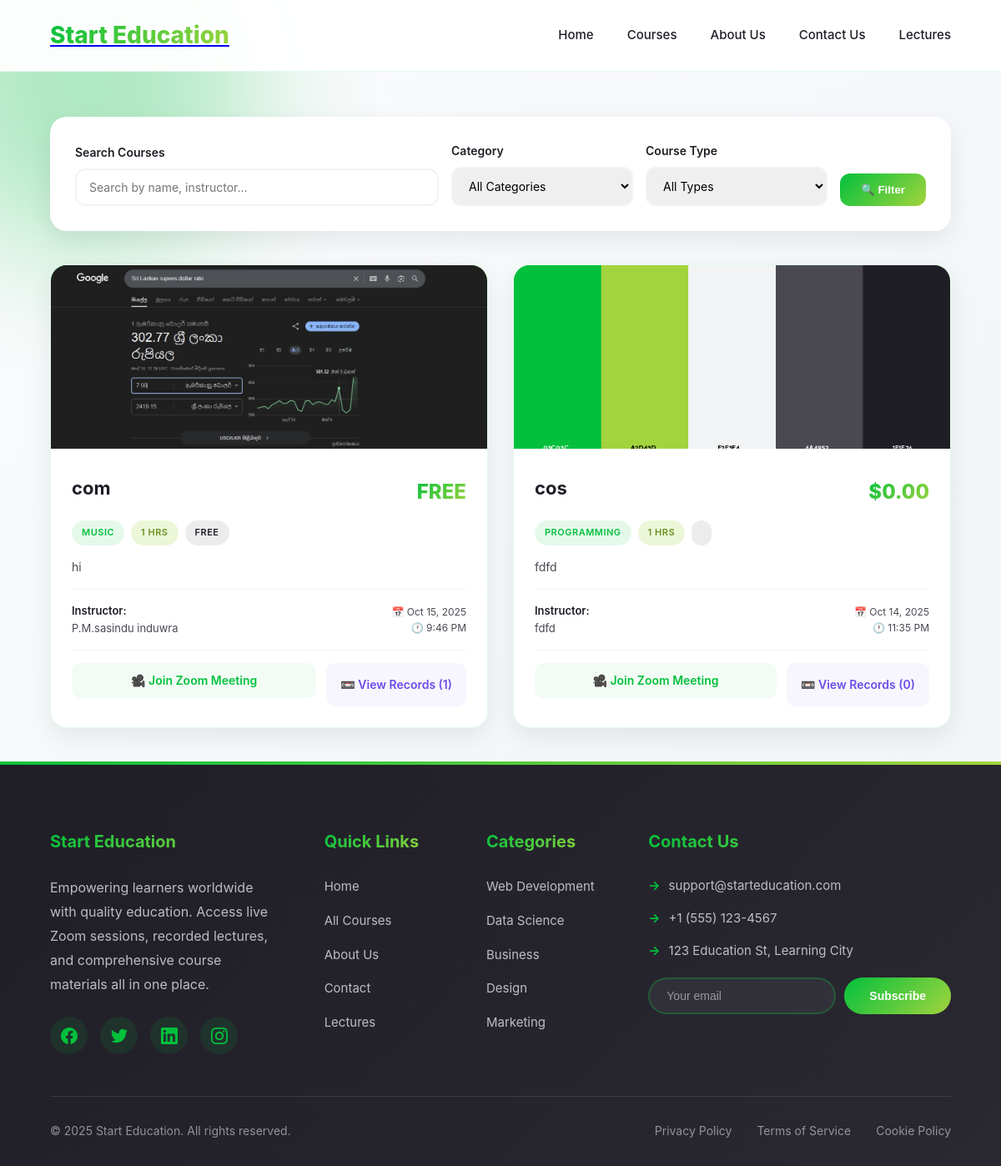
The page /view_courses.php on the database its author committed.
### tables this page shows
CREATE TABLE `courses` (
  `id` int(11) NOT NULL,
  `course_name` varchar(255) NOT NULL,
  `course_description` text NOT NULL,
  `instructor` varchar(255) NOT NULL,
  `category` varchar(100) NOT NULL,
  `duration` int(11) NOT NULL,
  `course_type` enum('paid','free') NOT NULL DEFAULT 'paid',
  `price` decimal(10,2) NOT NULL DEFAULT 0.00,
  `start_date` date NOT NULL,
  `start_time` time NOT NULL,
  `course_image` varchar(500) DEFAULT NULL,
  `zoom_link` varchar(500) DEFAULT NULL,
  `created_at` timestamp NOT NULL DEFAULT current_timestamp(),
  `updated_at` timestamp NOT NULL DEFAULT current_timestamp() ON UPDATE current_timestamp()
);

### view_courses.php (the view, shortened to what this page needs)
<?php
$server = "localhost";
$user = "root";
$password = "";
$database = "start_education";
$conn = mysqli_connect($server, $user, $password, $database);
$searchTerm = isset($_GET['search']) ? mysqli_real_escape_string($conn, $_GET['search']) : '';
$query = "SELECT * FROM courses WHERE 1=1";
$query .= " ORDER BY start_date DESC, start_time DESC";
$result = mysqli_query($conn, $query);
$courses = [];
if ($result) {
    while ($row = mysqli_fetch_assoc($result)) {
        $courses[] = $row;
    }
}
?>
<!DOCTYPE html>
<html lang="en">
<head>
    <link rel="stylesheet" href="css/style.css">
</head>
<body>
  <div class="container">
    <div class="bg-animation">
        <div class="orb orb2"></div>
    </div>
    <header id="header">
        <div class="header-content">
            <a href="index.html">
            <div class="logo">Start Education</div>
            </a>
            <nav>
                <a href="index.php">home</a>
                <a href="view_courses.php">courses</a>
                <a href="about_us.php">about us</a>
                <a href="contact_section.php">contact us</a>
                <a href="#lectures">lectures</a>
            </nav>
        </div>
    </header>
        <div class="filters-section">
            <form method="GET" action="">
                <div class="filters-grid">
                    <div class="filter-group">
                        <label for="search">Search Courses</label>
                        <input type="text" id="search" name="search" placeholder="Search by name, instructor..." value="<?php echo htmlspecialchars($searchTerm); ?>">
                    </div>
                    <div class="filter-group">
                        <label for="category">Category</label>
                        <select id="category" name="category">
                            <option value="">All Categories</option>
                        </select>
                    </div>
                    <div class="filter-group">
                        <label for="type">Course Type</label>
                        <select id="type" name="type">
                            <option value="">All Types</option>
                        </select>
                    </div>
                    <button type="submit" class="btn-filter">🔍 Filter</button>
                </div>
            </form>
        </div>
        <?php if (!empty($courses)): ?>
            <div class="courses-grid">
                <?php foreach ($courses as $index => $course): ?>
                <?php
                    $courseId = $course['id'];
                    $recordsQuery = "SELECT * FROM course_records WHERE course_id = $courseId ORDER BY record_date DESC";
                    $recordsResult = mysqli_query($conn, $recordsQuery);
                    $records = [];
                    if ($recordsResult) {
                        while ($record = mysqli_fetch_assoc($recordsResult)) {
                            $records[] = $record;
                        }
                    }
                ?>
                <div class="course-card" style="animation-delay: <?php echo $index * 0.05; ?>s;">
                    <?php if ($course['course_image'] && file_exists($course['course_image'])): ?>
                        <img src="<?php echo htmlspecialchars($course['course_image']); ?>" alt="<?php echo htmlspecialchars($course['course_name']); ?>" class="course-image">
                    <?php else: ?>
                        <div class="course-image"></div>
                    <?php endif; ?>
                    <div class="course-content">
                        <div class="course-header">
                            <h3 class="course-title"><?php echo htmlspecialchars($course['course_name']); ?></h3>
                            <div class="course-price">
                                <?php echo $course['course_type'] === 'free' ? 'FREE' : '$' . number_format($course['price'], 2); ?>
                            </div>
                        </div>
                        <div class="course-meta">
                            <span class="badge badge-category"><?php echo htmlspecialchars($course['category']); ?></span>
                            <span class="badge badge-duration"><?php echo htmlspecialchars($course['duration']); ?> hrs</span>
                            <span class="badge badge-type"><?php echo htmlspecialchars($course['course_type']); ?></span>
                        </div>
                        <p class="course-description"><?php echo htmlspecialchars($course['course_description']); ?></p>
                        <div class="course-footer">
                            <div class="course-instructor">
                                <strong>Instructor:</strong><br>
                                <?php echo htmlspecialchars($course['instructor']); ?>
                            </div>
                            <div class="course-date">
                                📅 <?php echo date('M d, Y', strtotime($course['start_date'])); ?><br>
                                🕐 <?php echo date('g:i A', strtotime($course['start_time'])); ?>
                            </div>
                        </div>
                        <div class="course-links">
                            <?php if (!empty($course['zoom_link'])): ?>
                            <a href="<?php echo htmlspecialchars($course['zoom_link']); ?>" target="_blank" class="zoom-link">
                                🎥 Join Zoom Meeting
                            </a>
                            <?php endif; ?>
                            <div class="view-records-btn" onclick="toggleRecords(<?php echo $courseId; ?>)">
                                📼 View Records (<?php echo count($records); ?>)
                            </div>
                        </div>
                    </div>
                </div>
                <?php endforeach; ?>
            </div>
        <?php endif; ?>
    </div>
    <footer class="footer">
        <div class="footer-container">
            <div class="footer-content">
                <div class="footer-section footer-about">
                    <h3>Start Education</h3>
                    <p>Empowering learners worldwide with quality education. Access live Zoom sessions, recorded lectures, and comprehensive course materials all in one place.</p>
                    <div class="footer-social">
                        <a href="#" class="social-link" title="Facebook">
                        </a>
                        <a href="#" class="social-link" title="Twitter">
                        </a>
                        <a href="#" class="social-link" title="LinkedIn">
                        </a>
                        <a href="#" class="social-link" title="Instagram">
                        </a>
                    </div>
                </div>
                <div class="footer-section">
                    <h3>Quick Links</h3>
                    <ul class="footer-links">
                        <li><a href="index.php">Home</a></li>
                        <li><a href="view_courses.php">All Courses</a></li>
                        <li><a href="about_us.php">About Us</a></li>
                        <li><a href="contact_section.php">Contact</a></li>
                        <li><a href="#lectures">Lectures</a></li>
                    </ul>
                </div>
                <div class="footer-section">
                    <h3>Categories</h3>
                    <ul class="footer-links">
                        <li><a href="#">Web Development</a></li>
                        <li><a href="#">Data Science</a></li>
                        <li><a href="#">Business</a></li>
                        <li><a href="#">Design</a></li>
                        <li><a href="#">Marketing</a></li>
                    </ul>
                </div>
                <div class="footer-section">
                    <h3>Contact Us</h3>
                    <ul class="footer-contact-info">
                        <li>support@starteducation.com</li>
                        <li>+1 (555) 123-4567</li>
                        <li>123 Education St, Learning City</li>
                    </ul>
                    <form class="newsletter-form" onsubmit="return false;">
                        <input type="email" placeholder="Your email" class="newsletter-input" required>
                        <button type="submit" class="newsletter-btn">Subscribe</button>
                    </form>
                </div>
            </div>
            <div class="footer-bottom">
                <div class="footer-bottom-content">
                    <p class="copyright">&copy; 2025 Start Education. All rights reserved.</p>
                    <div class="footer-bottom-links">
                        <a href="#">Privacy Policy</a>
                        <a href="#">Terms of Service</a>
                        <a href="#">Cookie Policy</a>
                    </div>
                </div>
            </div>
        </div>
    </footer>
</body>
</html>

### view_courses.php (style rules this page uses)
* { margin: 0; padding: 0; box-sizing: border-box; }
body { font-family: -apple-system, BlinkMacSystemFont, 'Inter', 'Segoe UI', sans-serif; background: linear-gradient(135deg, #F2F3F4 0%, #ffffff 100%); color: #1F1E26; min-height: 100vh; }
.bg-animation { position: fixed; top: 0; left: 0; width: 100%; height: 100%; z-index: -1; overflow: hidden; }
.orb { position: absolute; border-radius: 50%; filter: blur(80px); opacity: 0.3; animation: float 20s infinite ease-in-out; }
.orb2 { width: 350px; height: 350px; background: #A2D43D; bottom: -100px; right: -100px; animation-delay: 5s; }
.container { max-width: 1400px; margin: 0 auto; padding: 40px 60px; }
.filters-section { background: white; padding: 30px; border-radius: 20px; box-shadow: 0 10px 30px rgba(0, 0, 0, 0.08); margin-top: 100px; margin-bottom: 40px; animation: fadeInUp 0.6s ease-out 0.4s backwards; }
.filters-grid { display: grid; grid-template-columns: 2fr 1fr 1fr auto; gap: 15px; align-items: end; }
.filter-group label { display: block; font-size: 14px; font-weight: 600; color: #1F1E26; margin-bottom: 8px; }
.filter-group input, .filter-group select { width: 100%; padding: 12px 15px; border: 2px solid #F2F3F4; border-radius: 12px; font-size: 14px; font-family: inherit; outline: none; transition: all 0.3s; }
.btn-filter { padding: 12px 25px; background: linear-gradient(135deg, #03C03C, #A2D43D); color: white; border: none; border-radius: 12px; font-weight: 600; cursor: pointer; transition: all 0.3s; }
.courses-grid { display: grid; grid-template-columns: repeat(auto-fill, minmax(350px, 1fr)); gap: 30px; margin-top: 30px; }
.course-card { background: white; border-radius: 20px; overflow: hidden; box-shadow: 0 10px 30px rgba(0, 0, 0, 0.08); transition: all 0.3s; animation: fadeInUp 0.6s ease-out backwards; border: 1px solid rgba(3, 192, 60, 0.1); }
.course-image { width: 100%; height: 220px; object-fit: cover; background: linear-gradient(135deg, #03C03C, #A2D43D); }
.course-content { padding: 25px; }
.course-header { display: flex; justify-content: space-between; align-items: start; margin-bottom: 15px; }
.course-title { font-size: 22px; font-weight: 700; color: #1F1E26; margin-bottom: 8px; line-height: 1.3; flex: 1; }
.course-price { font-size: 24px; font-weight: 800; color: #03C03C; white-space: nowrap; margin-left: 15px; }
.course-meta { display: flex; flex-wrap: wrap; gap: 8px; margin-bottom: 15px; }
.badge { padding: 6px 12px; border-radius: 20px; font-size: 11px; font-weight: 600; text-transform: uppercase; }
.badge-category { background: rgba(3, 192, 60, 0.1); color: #03C03C; }
.badge-duration { background: rgba(162, 212, 61, 0.2); color: #6B8E23; }
.badge-type { background: rgba(74, 73, 82, 0.1); color: #1F1E26; }
.course-description { color: #4A4952; line-height: 1.6; font-size: 14px; margin-bottom: 15px; display: -webkit-box; -webkit-box-orient: vertical; overflow: hidden; }
.course-footer { display: flex; justify-content: space-between; align-items: center; padding-top: 15px; border-top: 1px solid #F2F3F4; }
.course-instructor { font-size: 13px; color: #4A4952; }
.course-instructor strong { color: #1F1E26; font-weight: 600; }
.course-date { font-size: 12px; color: #4A4952; text-align: right; }
.course-links { margin-top: 15px; padding-top: 15px; border-top: 1px solid #F2F3F4; }
.zoom-link { display: flex; align-items: center; gap: 8px; color: #03C03C; text-decoration: none; font-size: 14px; font-weight: 600; padding: 10px 15px; background: rgba(3, 192, 60, 0.05); border-radius: 10px; transition: all 0.3s; margin-bottom: 10px; }
.view-records-btn { display: flex; align-items: center; justify-content: center; gap: 8px; color: #6B4CE6; text-decoration: none; font-size: 14px; font-weight: 600; padding: 10px 15px; background: rgba(107, 76, 230, 0.05); border-radius: 10px; transition: all 0.3s; cursor: pointer; border: 2px solid transparent; }

### rows shown on the page
courses: course_image (picture), course_name "com", shows "FREE", category "MUSIC", duration "1", course_type "FREE", course_description "hi", instructor "P.M.sasindu induwra", start_date "Oct 15, 2025", start_time "9:46 PM", count($records) "1"
courses: course_image (picture), course_name "cos", price "0.00", category "PROGRAMMING", duration "1", course_description "fdfd", instructor "fdfd", start_date "Oct 14, 2025", start_time "11:35 PM", count($records) "0"
